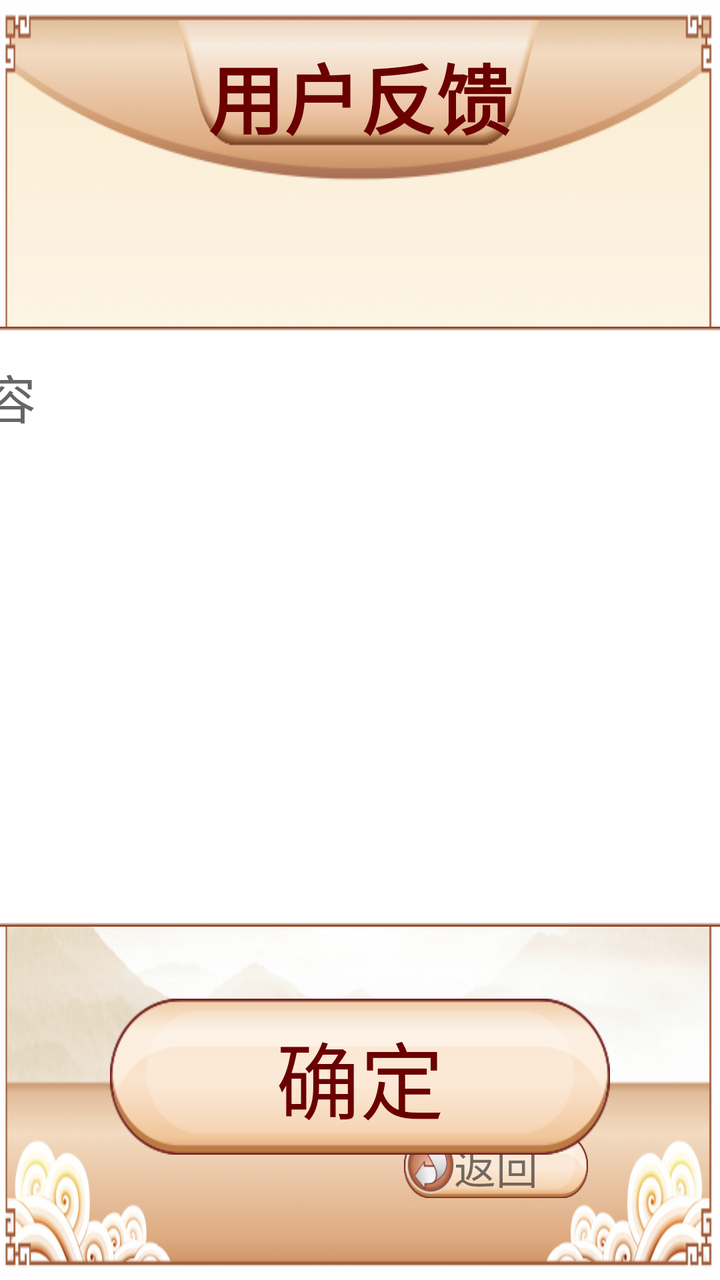
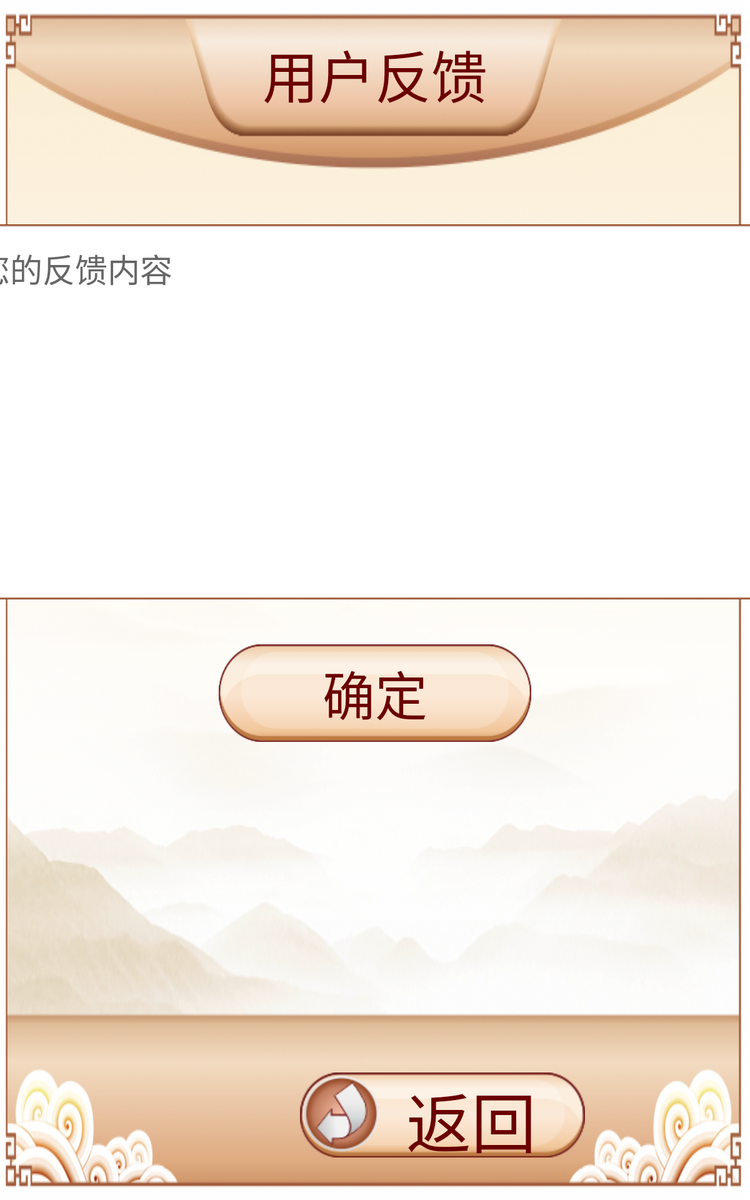

Two renders of one Android screen. The first uses the default layout on a phone; the second uses the alternative layout the repository ships for a different screen configuration, on a matching device. The two XML files are below.
<!-- AndroidManifest.xml: application theme AppThemeFull -->
<!-- res/layout/activity_setting_feedback.xml -->
<?xml version="1.0" encoding="utf-8"?>

<RelativeLayout
    xmlns:android="http://schemas.android.com/apk/res/android"
    android:layout_width="match_parent"
    android:layout_height="match_parent"
    android:background="@mipmap/ic_main_watch">

    <TextView
        android:id="@+id/tvSettingFeedbackTitle"
        android:layout_width="wrap_content"
        android:layout_height="wrap_content"
        android:layout_centerHorizontal="true"
        android:layout_marginTop="20dp"
        android:text="@string/setting_feedback"
        android:textColor="@color/color_login_btn"
        android:textSize="@dimen/login_edt_text_size"
        android:textStyle="bold"/>

    <include
        layout="@layout/layout_back"
        android:layout_width="match_parent"
        android:layout_height="wrap_content"
        android:layout_alignParentBottom="true"
        android:layout_marginLeft="@dimen/back_btn_margin_left"
        android:layout_marginBottom="@dimen/back_btn_margin_bottom"/>

    <LinearLayout
        android:layout_width="match_parent"
        android:layout_height="match_parent"
        android:layout_below="@id/tvSettingFeedbackTitle"
        android:layout_marginTop="68dp"
        android:orientation="vertical">

        <EditText
            android:id="@+id/edtSettingFeedback"
            android:layout_width="824dp"
            android:layout_height="300dp"
            android:layout_gravity="center_horizontal"
            android:layout_marginTop="20dp"
            android:background="@mipmap/ic_setting_feedback_bg"
            android:gravity="left|top"
            android:hint="@string/setting_feedback_hint"
            android:padding="16dp"
            android:textColor="@color/setting_title_color"
            android:textColorHint="@color/setting_my_info_text_color"
            android:textSize="@dimen/normal_old_person_text_size"/>

        <Button
            android:id="@+id/btnConfirm"
            android:layout_width="@dimen/small_btn_width"
            android:layout_height="@dimen/small_btn_height"
            android:layout_gravity="center_horizontal"
            android:layout_marginTop="36dp"
            android:background="@mipmap/ic_login_btn_bg"
            android:gravity="center"
            android:text="@string/confirm"
            android:textColor="@color/color_login_btn"
            android:textSize="@dimen/login_btn_text_size"/>

    </LinearLayout>

</RelativeLayout>
<!-- res/layout/layout_back.xml (included above) -->
<?xml version="1.0" encoding="utf-8"?>

<LinearLayout
    xmlns:android="http://schemas.android.com/apk/res/android"
    android:layout_width="match_parent"
    android:layout_height="wrap_content"
    android:orientation="vertical">

    <TextView
        android:id="@+id/layTvBack"
        android:layout_width="92dp"
        android:layout_height="32dp"
        android:layout_marginLeft="22dp"
        android:layout_marginTop="12dp"
        android:layout_marginBottom="7dp"
        android:background="@mipmap/ic_back"
        android:gravity="center"
        android:text="@string/back"
        android:textSize="21sp"/>

</LinearLayout>
<!-- resources referenced by this layout -->
<resources>
  <color name="color_login_btn">#6A0000</color>
  <color name="setting_my_info_text_color">#666666</color>
  <color name="setting_title_color">#333333</color>
  <dimen name="back_btn_margin_bottom">34dp</dimen>
  <dimen name="back_btn_margin_left">180dp</dimen>
  <dimen name="login_btn_text_size">42sp</dimen>
  <dimen name="login_edt_text_size">38sp</dimen>
  <dimen name="normal_old_person_text_size">26sp</dimen>
  <dimen name="small_btn_height">78dp</dimen>
  <dimen name="small_btn_width">250dp</dimen>
  <!-- mipmap ic_back: png bitmap (mipmap-mdpi, 9404 bytes) -->
  <!-- mipmap ic_login_btn_bg: png bitmap (mipmap-mdpi, 7469 bytes) -->
  <!-- mipmap ic_main_watch: png bitmap (mipmap-mdpi, 517721 bytes) -->
  <!-- mipmap ic_setting_feedback_bg: png bitmap (mipmap-mdpi, 8780 bytes) -->
  <string name="back">返回</string>
  <string name="confirm">确定</string>
  <string name="setting_feedback">用户反馈</string>
  <string name="setting_feedback_hint">请输入您的反馈内容</string>
  <style name="AppThemeFull" parent="Theme.AppCompat.Light.NoActionBar">
          <item name="windowNoTitle">true</item>
          <item name="windowActionBar">false</item>
          <item name="android:windowFullscreen">true</item>
          <item name="android:windowContentOverlay">@null</item>
      </style>
</resources>
<!-- res/layout-sw600dp/activity_setting_feedback.xml (the repository's variant of the layout above) -->
<!-- drawn on a 7-inch tablet held upright -->
<?xml version="1.0" encoding="utf-8"?>

<RelativeLayout
    xmlns:android="http://schemas.android.com/apk/res/android"
    android:layout_width="match_parent"
    android:layout_height="match_parent"
    android:background="@mipmap/ic_main_watch">

    <TextView
        android:id="@+id/tvSettingFeedbackTitle"
        style="@style/PageTitleText"
        android:layout_width="wrap_content"
        android:layout_height="wrap_content"
        android:text="@string/setting_feedback"/>

    <TextView
        android:id="@+id/layTvBack"
        style="@style/BackBtnStyle"
        android:layout_alignParentLeft="true"
        android:layout_alignParentBottom="true"
        android:layout_marginLeft="@dimen/page_bottom_two_btn_margin_horizon"
        android:layout_marginBottom="@dimen/back_btn_margin_bottom"/>

    <LinearLayout
        android:layout_width="match_parent"
        android:layout_height="match_parent"
        android:layout_below="@id/tvSettingFeedbackTitle"
        android:layout_marginTop="68dp"
        android:orientation="vertical">

        <EditText
            android:id="@+id/edtSettingFeedback"
            android:layout_width="824dp"
            android:layout_height="300dp"
            android:layout_gravity="center_horizontal"
            android:layout_marginTop="20dp"
            android:background="@mipmap/ic_setting_feedback_bg"
            android:gravity="left|top"
            android:hint="@string/setting_feedback_hint"
            android:padding="16dp"
            android:textColor="@color/setting_title_color"
            android:textColorHint="@color/setting_my_info_text_color"
            android:textSize="@dimen/normal_old_person_text_size"/>

        <Button
            android:id="@+id/btnConfirm"
            android:layout_width="@dimen/small_btn_width"
            android:layout_height="@dimen/small_btn_height"
            android:layout_gravity="center_horizontal"
            android:layout_marginTop="36dp"
            android:background="@mipmap/ic_login_btn_bg"
            android:gravity="center"
            android:text="@string/confirm"
            android:textColor="@color/color_login_btn"
            android:textSize="@dimen/login_btn_text_size"/>

    </LinearLayout>

</RelativeLayout>
<!-- resources referenced by the variant -->
<!-- as a 7-inch tablet held upright resolves them -->
<resources>
  <color name="color_login_btn">#6A0000</color>
  <color name="setting_my_info_text_color">#666666</color>
  <color name="setting_title_color">#333333</color>
  <dimen name="back_btn_margin_bottom">34dp</dimen>
  <dimen name="login_btn_text_size">42sp</dimen>
  <dimen name="normal_old_person_text_size">26sp</dimen>
  <dimen name="page_bottom_two_btn_margin_horizon">240dp</dimen>
  <dimen name="small_btn_height">78dp</dimen>
  <dimen name="small_btn_width">250dp</dimen>
  <!-- mipmap ic_login_btn_bg: png bitmap (mipmap-mdpi, 7469 bytes) -->
  <!-- mipmap ic_main_watch: png bitmap (mipmap-mdpi, 517721 bytes) -->
  <!-- mipmap ic_setting_feedback_bg: png bitmap (mipmap-mdpi, 8780 bytes) -->
  <string name="confirm">确定</string>
  <string name="setting_feedback">用户反馈</string>
  <string name="setting_feedback_hint">请输入您的反馈内容</string>
  <style name="BackBtnStyle">
          <item name="android:layout_width">228dp</item>
          <item name="android:layout_height">68dp</item>
          <item name="android:background">@mipmap/ic_back</item>
          <item name="android:text">@string/back</item>
          <item name="android:textSize">@dimen/main_bottom_text_size</item>
          <item name="android:textColor">@color/color_login_btn</item>
          <item name="android:textStyle">normal</item>
          <item name="android:paddingLeft">85dp</item>
          <item name="android:gravity">center_vertical</item>
      </style>
  <style name="PageTitleText">
          <item name="android:textSize">@dimen/page_title_text_size</item>
          <item name="android:textColor">@color/color_login_btn</item>
          <item name="android:textStyle">normal</item>
          <item name="android:layout_marginTop">26dp</item>
          <item name="android:layout_centerHorizontal">true</item>
      </style>
  <style name="AppThemeFull" parent="Theme.AppCompat.Light.NoActionBar">
          <item name="windowNoTitle">true</item>
          <item name="windowActionBar">false</item>
          <item name="android:windowFullscreen">true</item>
          <item name="android:windowContentOverlay">@null</item>
      </style>
  <string name="back">返回</string>
  <dimen name="main_bottom_text_size">52sp</dimen>
  <dimen name="page_title_text_size">45sp</dimen>
</resources>
